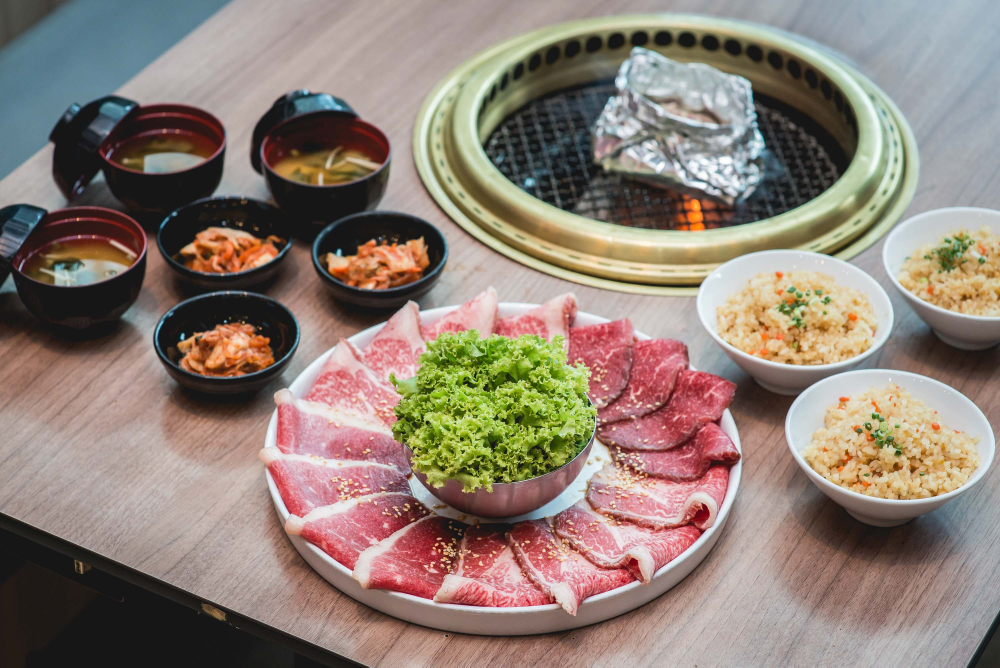
#> input picture parn/im/aka.jpg, 3000 x 2002 px (shown at 1/3 size)
$ python 5_filter.py
#> lines starting #> are read from the running program, lines starting #| are printed output that depends on the picture
import cv2 as cv
import matplotlib.pyplot as plt
import numpy as np

path2img = "./im/aka.jpg"
def inputImg(path2img):
#> called with path2img = './im/aka.jpg'
    img = cv.cvtColor(cv.resize(cv.imread(path2img),(600,400)), cv.COLOR_BGR2GRAY)
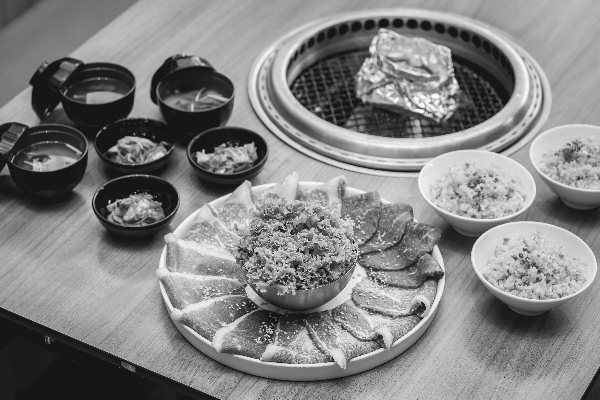
#> img: shape (400, 600); min 11, max 254, mean 130.9
    img2 = cv.cvtColor(img, cv.COLOR_BGR2RGB)
    return img, img2

def choice():
    print("Please select: \n")
    print("1: size 3x3 kernel filter")
    print("2: size 5x5 kernel filter")
    print("3: size ?x? kernel filter (The size must be rectangle)")
    ch = int(input("Your choice is: "))
#> the answer given: 1
    if ch == 2:
        print("1: Gaussian filter")
        print("2: Box filter")
        print("3: Laplacian filter")
        ch = int(input("Your choice is: "))
        filter = five(ch)
        return filter
    elif ch ==1:
        print("1: Gaussian filter")
        print("2: Box filter")
        print("3: Laplacian filter")
        ch = int(input("Your choice is: "))
#> the answer given: 1
        filter = three(ch)
        return filter
    elif ch==3:
        filter = convDkernel()
        return filter


def three(ch):
    match ch:
        case 1:
            Guassian = np.array([[1,2,1],[2,4,2],[1,2,1]])
            summ = Guassian.sum()
            Guassian = 1/summ*(Guassian)
            return Guassian
        case 2:
            Box = np.array([[1,1,1], [1,1,1], [1,1,1]])
            summ = Box.sum()
            Box = 1/summ*(Box)
            return Box
        case 3:
            laplace = np.array([[0,-1,0],[-1,4,-1],[0,-1,0]])
            return laplace

def five(ch):
    match ch:
        case 1:
            Guassian =np.array([[0,1,2,1,0],[1,3,5,3,1],[2,5,9,5,2],[1,3,5,3,1],[0,1,2,1,0]])
            summ = Guassian.sum()
            Guassian = 1/summ*(Guassian)
            return Guassian
        case 2:
            Box = np.array([[0,0,0,0,0],[0,1,1,1,0],[0,1,1,1,0],[0,1,1,1,0],[0,0,0,0,0]])
            summ = Box.sum()
            Box = 1/summ*(Box)
            return Box
        case 3:
            Laplace =np.array([[0,0,-1,0,0],[0,-1,-2,-1,0],[-1,-2,16,-2,-1],[0,-1,-2,-1,0],[0,0,-1,0,0]])
            return Laplace

def own(kernel):
    for i in range(kernel.shape[0]):
        for j in range(kernel.shape[1]):
            kernel[i][j] = int(input("position {}x{} The value is: ".format(i+1,j+1)))

    summ = kernel.sum()
    if summ == 0:
        summ = 1
    kernel = 1/summ*(kernel)
    return kernel

def convDkernel():
    x,y = input("Input the size of filter: ").split()
    kernel = np.zeros((int(x), int(y)))
    kernel = own(kernel)
    print(kernel)
    return kernel

def applyFilter(img, kernel):
    conV = np.zeros((img.shape[0]- kernel.shape[0], img.shape[1]- kernel.shape[1]))
    for i in range(conV.shape[0]):
        for j in range(conV.shape[1]):
            val =  (kernel*(img[i:i+ kernel.shape[0], j:j+ kernel.shape[1]])).sum()
            if val < 0 :
                val = 0
            conV[i,j] = val
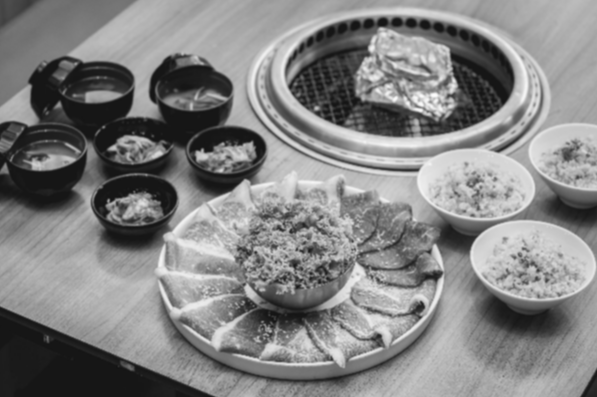
#> conV: shape (397, 597) float64; min 20.38, max 253.2, mean 131
    conV = conV.astype(np.uint8)
    return conV


img, img2 = inputImg(path2img)
ch = choice()
convo = cv.cvtColor(applyFilter(img, ch ), cv.COLOR_BGR2RGB)
plt.subplot(121)
plt.imshow(img2)
plt.title("Input image")
plt.subplot(122)
plt.imshow(convo)
plt.title("Choice filter")
plt.show()
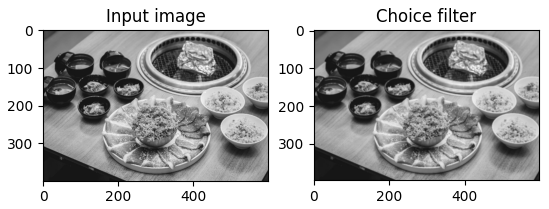
#> figure drawn by matplotlib, 2 panels
# [74 lines of commented-out code are left out]

$ run again, with parn/im/mount.jpg copied over parn/im/aka.jpg
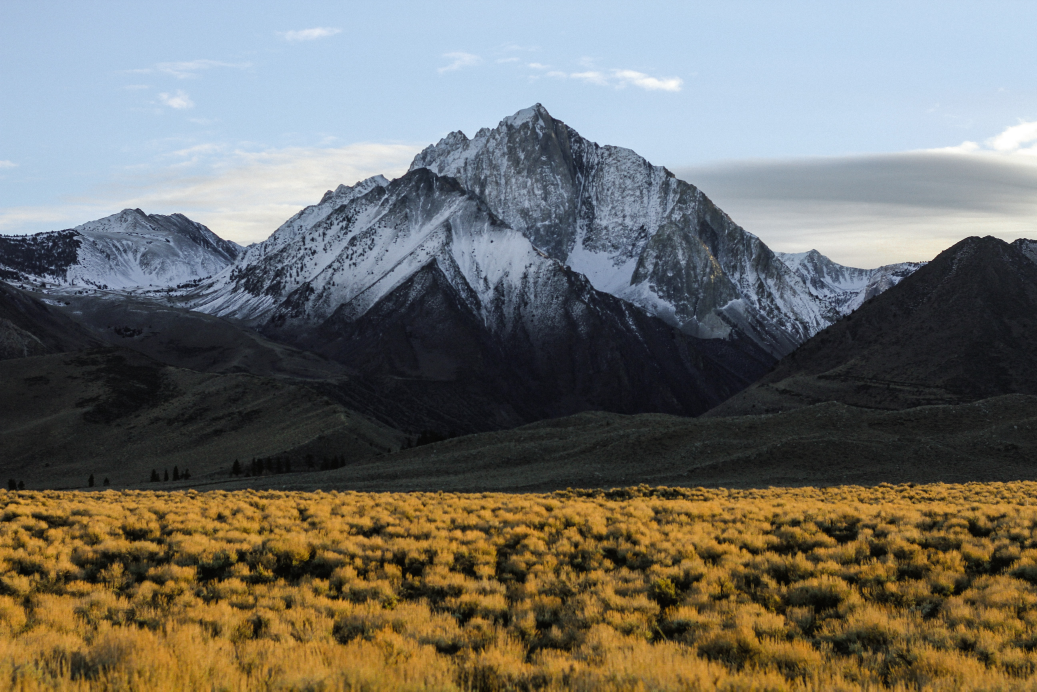
#> input picture parn/im/mount.jpg, 5184 x 3456 px (shown at 1/5 size)
#> after the loop in applyFilter, `for i in range(conV.shape[0]):`:
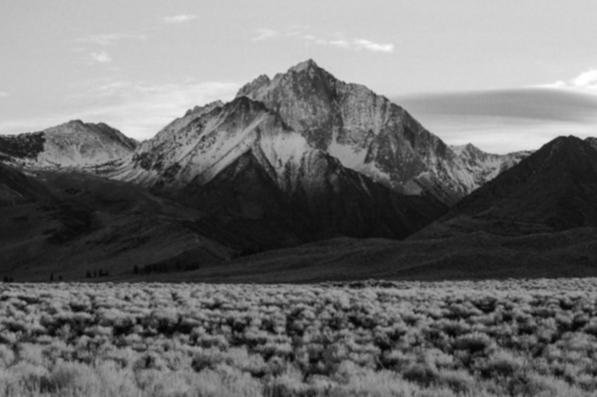
#> conV: shape (397, 597) float64; min 5.38, max 255, mean 111.4
#> `plt.show()`:
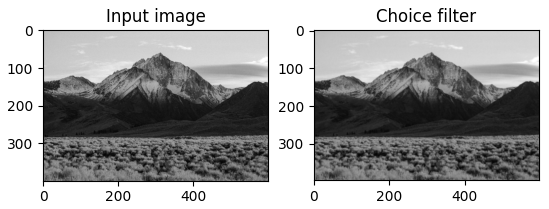
#> figure drawn by matplotlib, 2 panels
